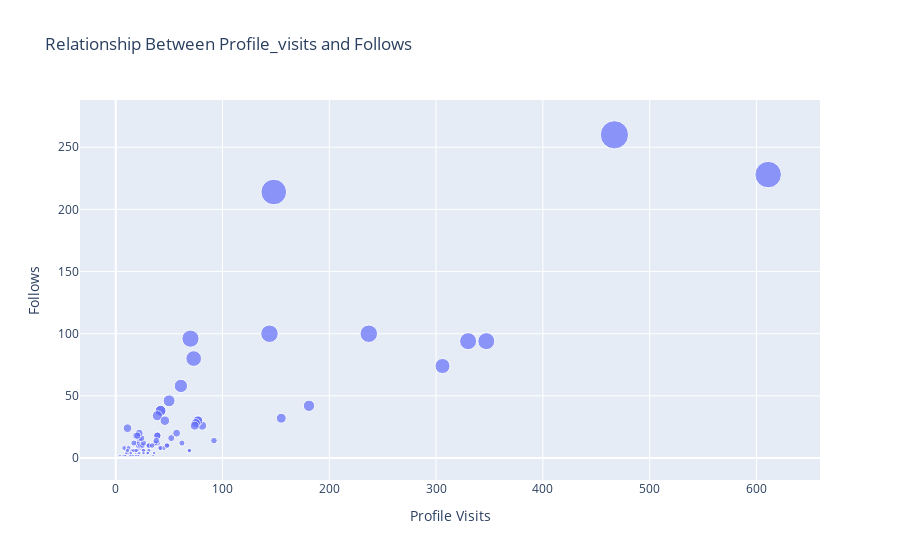

Notebook code cell kept with this figure:
### Code cell
px.scatter(x='Profile Visits' , y='Follows' , data_frame=df ,size='Follows' ,title='Relationship Between Profile_visits and Follows')

### Figure 1 — Plotly figure (JSON) as saved in the notebook; plotly's stock layout.template omitted (floating-point values rounded to 4 significant figures)
{"data": [{"hovertemplate": "Profile Visits=%{x}<br>Follows=%{marker.size}<extra></extra>", "legendgroup": "", "marker": {"color": "#636efa", "size": [2, 10, 12, 8, 0, 2, 0, 6, 4, 6, 4, 0, 2, 4, 42, 6, 2, 2, 30, 0, 0, 24, 100, 2, 4, 6, 6, 6, 2, 2, 20, 2, 4, 8, 26, 2, 2, 4, 0, 2, 94, 8, 18, 10, 4, 4, 4, 4, 18, 38, 10, 12, 4, 4, 74, 0, 6, 6, 0, 6, 12, 10, 8, 8, 46, 12, 10, 94, 6, 10, 6, 4, 12, 16, 12, 8, 32, 8, 16, 6, 10, 10, 6, 2, 2, 30, 0, 4, 4, 18, 38, 10, 2, 4, 6, 6, 6, 2, 2, 14, 8, 14, 28, 18, 12, 34, 26, 260, 16, 96, 20, 30, 58, 100, 80, 18, 10, 214, 228], "sizemode": "area", "sizeref": 0.65, "symbol": "circle"}, "mode": "markers", "name": "", "orientation": "v", "showlegend": false, "type": "scatter", "x": [35, 48, 62, 23, 8, 9, 26, 12, 36, 31, 29, 15, 8, 20, 181, 17, 16, 21, 77, 10, 9, 11, 144, 14, 10, 19, 69, 11, 19, 9, 57, 13, 11, 24, 81, 4, 7, 14, 18, 8, 330, 21, 19, 32, 19, 21, 14, 30, 39, 42, 31, 20, 12, 22, 306, 13, 26, 16, 15, 15, 39, 21, 8, 45, 50, 37, 25, 347, 26, 48, 16, 26, 17, 52, 22, 41, 155, 12, 22, 20, 23, 25, 17, 16, 21, 77, 10, 14, 30, 39, 42, 31, 14, 10, 19, 69, 11, 19, 9, 38, 42, 92, 75, 21, 26, 39, 74, 467, 24, 70, 22, 46, 61, 237, 73, 20, 34, 148, 611], "xaxis": "x", "y": [2, 10, 12, 8, 0, 2, 0, 6, 4, 6, 4, 0, 2, 4, 42, 6, 2, 2, 30, 0, 0, 24, 100, 2, 4, 6, 6, 6, 2, 2, 20, 2, 4, 8, 26, 2, 2, 4, 0, 2, 94, 8, 18, 10, 4, 4, 4, 4, 18, 38, 10, 12, 4, 4, 74, 0, 6, 6, 0, 6, 12, 10, 8, 8, 46, 12, 10, 94, 6, 10, 6, 4, 12, 16, 12, 8, 32, 8, 16, 6, 10, 10, 6, 2, 2, 30, 0, 4, 4, 18, 38, 10, 2, 4, 6, 6, 6, 2, 2, 14, 8, 14, 28, 18, 12, 34, 26, 260, 16, 96, 20, 30, 58, 100, 80, 18, 10, 214, 228], "yaxis": "y"}], "layout": {"legend": {"itemsizing": "constant", "tracegroupgap": 0}, "title": {"text": "Relationship Between Profile_visits and Follows"}, "xaxis": {"anchor": "y", "domain": [0, 1], "title": {"text": "Profile Visits"}}, "yaxis": {"anchor": "x", "domain": [0, 1], "title": {"text": "Follows"}}}}
